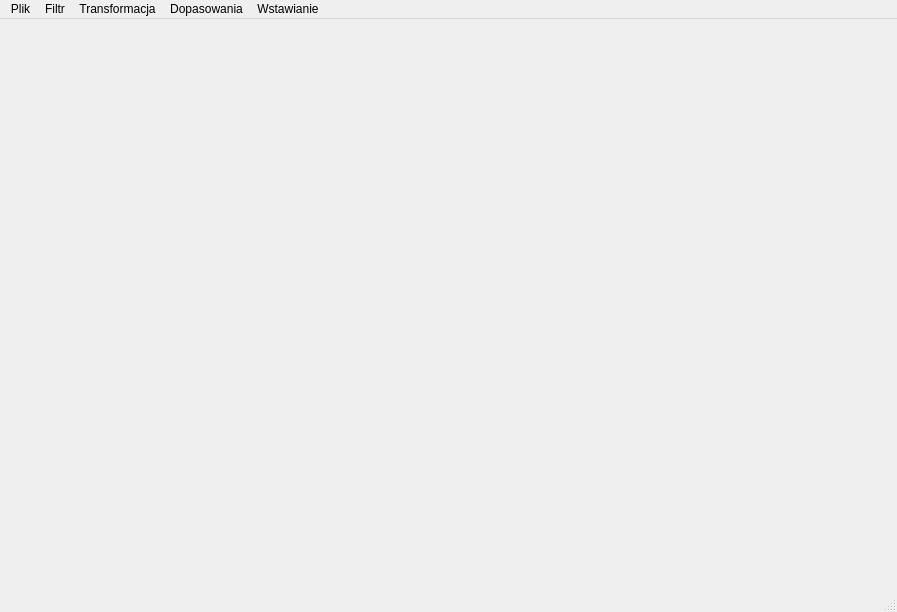
<?xml version="1.0" encoding="UTF-8"?>
<ui version="4.0">
 <class>MainWindow</class>
 <widget class="QMainWindow" name="MainWindow">
  <property name="geometry">
   <rect>
    <x>0</x>
    <y>0</y>
    <width>897</width>
    <height>612</height>
   </rect>
  </property>
  <property name="windowTitle">
   <string>PITE - PRoject</string>
  </property>
  <widget class="QWidget" name="centralwidget">
   <widget class="QWidget" name="verticalLayoutWidget">
    <property name="geometry">
     <rect>
      <x>0</x>
      <y>0</y>
      <width>41</width>
      <height>591</height>
     </rect>
    </property>
    <layout class="QVBoxLayout" name="leftLayout"/>
   </widget>
   <widget class="QWidget" name="verticalLayoutWidget_2">
    <property name="geometry">
     <rect>
      <x>740</x>
      <y>0</y>
      <width>160</width>
      <height>591</height>
     </rect>
    </property>
    <layout class="QVBoxLayout" name="rightLayout"/>
   </widget>
   <widget class="QLabel" name="imageLabel">
    <property name="geometry">
     <rect>
      <x>46</x>
      <y>2</y>
      <width>691</width>
      <height>581</height>
     </rect>
    </property>
    <property name="text">
     <string/>
    </property>
   </widget>
  </widget>
  <widget class="QMenuBar" name="menubar">
   <property name="geometry">
    <rect>
     <x>0</x>
     <y>0</y>
     <width>897</width>
     <height>21</height>
    </rect>
   </property>
   <widget class="QMenu" name="menuPlik">
    <property name="title">
     <string>Plik</string>
    </property>
    <addaction name="actionNowy"/>
    <addaction name="actionOtw_rz"/>
    <addaction name="actionZapisz"/>
    <addaction name="actionZapisz_jako"/>
    <addaction name="actionZako_cz"/>
   </widget>
   <widget class="QMenu" name="menuFiltry">
    <property name="title">
     <string>Filtr</string>
    </property>
    <widget class="QMenu" name="menuSzum">
     <property name="title">
      <string>Szum</string>
     </property>
     <addaction name="actionUsuwanie_szumu_i_ziarna"/>
     <addaction name="actionZaszumianie"/>
    </widget>
    <widget class="QMenu" name="menuInne">
     <property name="title">
      <string>Inne</string>
     </property>
     <addaction name="actionG_rnoprzepustowy_2"/>
     <addaction name="actionDolnoprzepustowy_2"/>
     <addaction name="actionProgowanie"/>
    </widget>
    <addaction name="actionWyostrzanie"/>
    <addaction name="actionRozmywanie"/>
    <addaction name="actionWykrywanie_kraw_dzi"/>
    <addaction name="menuSzum"/>
    <addaction name="menuInne"/>
   </widget>
   <widget class="QMenu" name="menuTransformacja">
    <property name="title">
     <string>Transformacja</string>
    </property>
    <addaction name="actionZaznaczanie"/>
    <addaction name="actionObr_t"/>
    <addaction name="actionSkalowanie"/>
    <addaction name="actionKadrowanie"/>
   </widget>
   <widget class="QMenu" name="menuDopasowania">
    <property name="title">
     <string>Dopasowania</string>
    </property>
    <widget class="QMenu" name="menuHistogram">
     <property name="title">
      <string>Histogram</string>
     </property>
     <addaction name="actionPodgl_d"/>
     <addaction name="actionNormalizacja"/>
    </widget>
    <addaction name="actionJasno"/>
    <addaction name="actionKontrast"/>
    <addaction name="actionNasycenie"/>
    <addaction name="actionGamma"/>
    <addaction name="actionOdwr_kolory"/>
    <addaction name="menuHistogram"/>
    <addaction name="actionKolor"/>
    <addaction name="actionWype_nianie"/>
   </widget>
   <widget class="QMenu" name="menuWstawianie">
    <property name="title">
     <string>Wstawianie</string>
    </property>
    <addaction name="actionTekst"/>
   </widget>
   <addaction name="menuPlik"/>
   <addaction name="menuFiltry"/>
   <addaction name="menuTransformacja"/>
   <addaction name="menuDopasowania"/>
   <addaction name="menuWstawianie"/>
  </widget>
  <widget class="QStatusBar" name="statusbar"/>
  <action name="actionOtw_rz">
   <property name="text">
    <string>Otwórz...</string>
   </property>
  </action>
  <action name="actionZako_cz">
   <property name="text">
    <string>Zakończ</string>
   </property>
  </action>
  <action name="actionNowy">
   <property name="text">
    <string>Nowy</string>
   </property>
  </action>
  <action name="actionG_rnoprzepustowy">
   <property name="text">
    <string>Górnoprzepustowy</string>
   </property>
  </action>
  <action name="actionDolnoprzepustowy">
   <property name="text">
    <string>Dolnoprzepustowy</string>
   </property>
  </action>
  <action name="actionWyostrzanie">
   <property name="text">
    <string>Wyostrzanie</string>
   </property>
  </action>
  <action name="actionRozmywanie">
   <property name="text">
    <string>Rozmywanie</string>
   </property>
  </action>
  <action name="actionUsuwanie_szumu_i_ziarna">
   <property name="text">
    <string>Usuwanie szumu i ziarna</string>
   </property>
  </action>
  <action name="actionZaszumianie">
   <property name="text">
    <string>Zaszumianie</string>
   </property>
  </action>
  <action name="actionG_rnoprzepustowy_2">
   <property name="text">
    <string>Górnoprzepustowy</string>
   </property>
  </action>
  <action name="actionDolnoprzepustowy_2">
   <property name="text">
    <string>Dolnoprzepustowy</string>
   </property>
  </action>
  <action name="actionWykrywanie_kraw_dzi">
   <property name="text">
    <string>Wykrywanie krawędzi</string>
   </property>
  </action>
  <action name="actionZaznaczanie">
   <property name="text">
    <string>Zaznaczanie</string>
   </property>
  </action>
  <action name="actionObr_t">
   <property name="text">
    <string>Obrót</string>
   </property>
  </action>
  <action name="actionSkalowanie">
   <property name="text">
    <string>Skalowanie</string>
   </property>
  </action>
  <action name="actionKadrowanie">
   <property name="text">
    <string>Kadrowanie</string>
   </property>
  </action>
  <action name="actionJasno">
   <property name="text">
    <string>Jasność</string>
   </property>
  </action>
  <action name="actionKontrast">
   <property name="text">
    <string>Kontrast</string>
   </property>
  </action>
  <action name="actionNasycenie">
   <property name="text">
    <string>Nasycenie</string>
   </property>
  </action>
  <action name="actionGamma">
   <property name="text">
    <string>Gamma</string>
   </property>
  </action>
  <action name="actionOdwr_kolory">
   <property name="text">
    <string>Odwróć kolory</string>
   </property>
  </action>
  <action name="actionProgowanie">
   <property name="text">
    <string>Progowanie</string>
   </property>
  </action>
  <action name="actionPodgl_d">
   <property name="text">
    <string>Podgląd</string>
   </property>
  </action>
  <action name="actionNormalizacja">
   <property name="text">
    <string>Normalizacja</string>
   </property>
  </action>
  <action name="actionTekst">
   <property name="text">
    <string>Tekst</string>
   </property>
  </action>
  <action name="actionKolor">
   <property name="text">
    <string>Kolor (Pipeta)</string>
   </property>
  </action>
  <action name="actionWype_nianie">
   <property name="text">
    <string>Wypełnianie</string>
   </property>
  </action>
  <action name="actionZapisz">
   <property name="text">
    <string>Zapisz</string>
   </property>
  </action>
  <action name="actionZapisz_jako">
   <property name="text">
    <string>Zapisz jako...</string>
   </property>
  </action>
 </widget>
 <resources/>
 <connections/>
</ui>
